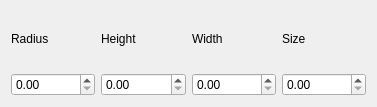
<?xml version="1.0" encoding="UTF-8"?>
<ui version="4.0">
 <class>Size</class>
 <widget class="QWidget" name="Size">
  <property name="geometry">
   <rect>
    <x>0</x>
    <y>0</y>
    <width>377</width>
    <height>107</height>
   </rect>
  </property>
  <property name="windowTitle">
   <string>Form</string>
  </property>
  <layout class="QGridLayout" name="gridLayout">
   <item row="1" column="1">
    <widget class="QDoubleSpinBox" name="spinH">
     <property name="maximum">
      <double>9999.000000000000000</double>
     </property>
    </widget>
   </item>
   <item row="0" column="0">
    <widget class="QLabel" name="labelRad">
     <property name="text">
      <string>Radius</string>
     </property>
    </widget>
   </item>
   <item row="0" column="2">
    <widget class="QLabel" name="labelW">
     <property name="text">
      <string>Width</string>
     </property>
    </widget>
   </item>
   <item row="1" column="2">
    <widget class="QDoubleSpinBox" name="spinW">
     <property name="maximum">
      <double>9999.000000000000000</double>
     </property>
    </widget>
   </item>
   <item row="0" column="1">
    <widget class="QLabel" name="labelH">
     <property name="text">
      <string>Height</string>
     </property>
    </widget>
   </item>
   <item row="1" column="0">
    <widget class="QDoubleSpinBox" name="spinRad">
     <property name="maximum">
      <double>9999.000000000000000</double>
     </property>
    </widget>
   </item>
   <item row="0" column="3">
    <widget class="QLabel" name="labelSize">
     <property name="text">
      <string>Size</string>
     </property>
    </widget>
   </item>
   <item row="1" column="3">
    <widget class="QDoubleSpinBox" name="spinSize">
     <property name="maximum">
      <double>9999.000000000000000</double>
     </property>
    </widget>
   </item>
  </layout>
 </widget>
 <resources/>
 <connections/>
</ui>
